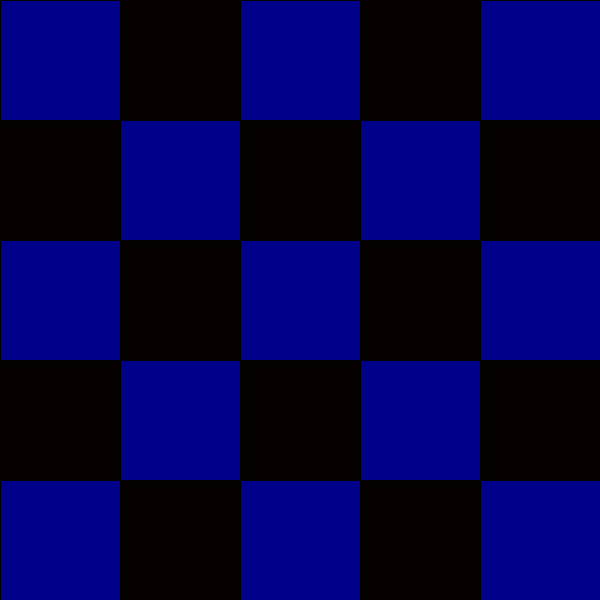
Frame 1 (no input)
Frame 60 (the mouse pressed at the canvas centre just before this capture): identical to frame 1, image omitted
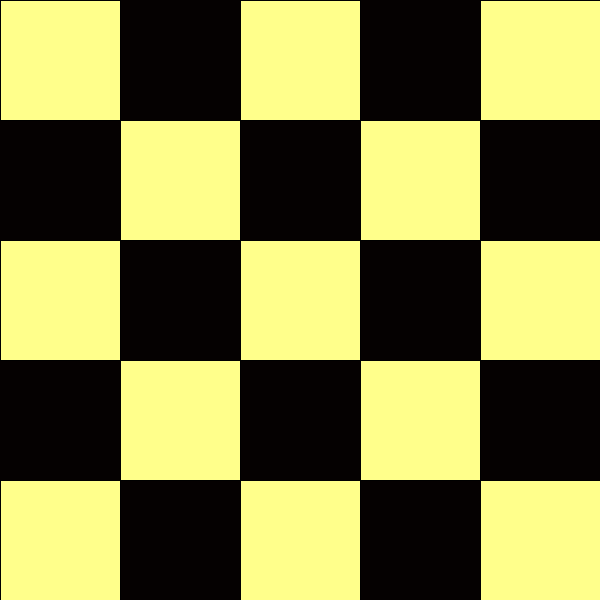
Frame 120 (the mouse held since frame 60 and released just before this capture)

The Processing sketch that drew these frames (run headless with seeded random() and noise(); from frame 60 on, the mouse is pressed at the canvas centre):

// Processing sketch: processing_36102
// ── processing_36102.pde

void setup() {
  size(600,600);
  smooth();
  background(5,1,1);
  color(RGB);
}


void draw() { 

  fill(mouseX,mouseY,139);
  rect(0,0,120,120);

  fill(mouseX,mouseY,139);
  rect(120,120,120,120);

  fill(mouseX,mouseY,139);
  rect(240,0,120,120);

  fill(mouseX,mouseY,139);
  rect(360,120,120,120);

  fill(mouseX,mouseY,139);
  rect(480,0,120,120);

 
  fill(mouseX,mouseY,139);
  rect(0,240,120,120);

  fill(mouseX,mouseY,139);
  rect(120,360,120,120);
  
  fill(mouseX,mouseY,139);
  rect(240,240,120,120);

  fill(mouseX,mouseY,139);
  rect(360,360,120,120);
  
  fill(mouseX,mouseY,139);
  rect(480,240,120,120);

  
  fill(mouseX,mouseY,139);
  rect(0,480,120,120);
  
  fill(mouseX,mouseY,139);
  rect(240,480,120,120);

  fill(mouseX,mouseY,139);
  rect(480,480,120,120);
}
